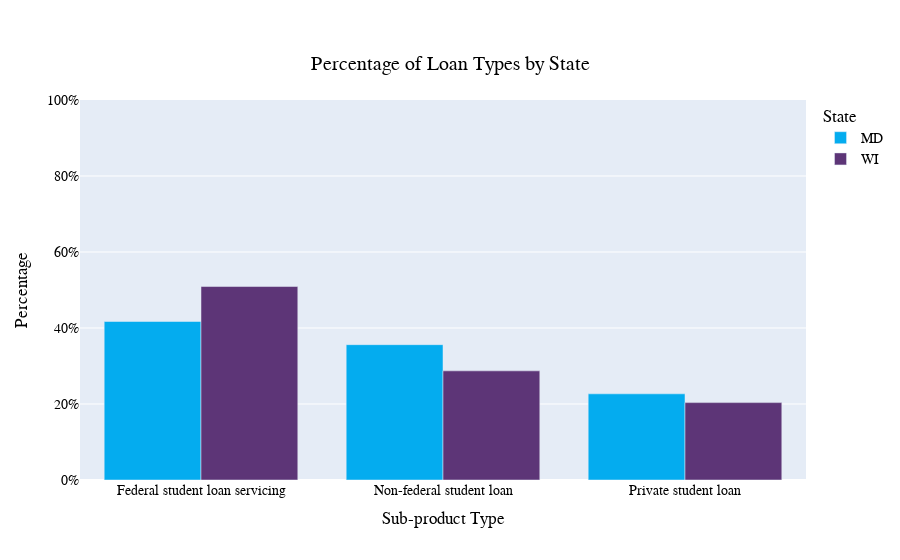

The cell this chart's notebook holds for it:
### Code cell
import plotly.graph_objects as go

fig = go.Figure()

# Assigning colors to each state
state_colors = {'MD': '#04ACEF', 'WI': '#5D3577'}

# Adding data for each state with custom colors
for state in sub_product_type.index:
    fig.add_trace(go.Bar(
        x=sub_product_type.columns,
        y=sub_product_type.loc[state],
        name=state,
        marker_color=state_colors[state]
    ))

# Updating layout with specified y-axis settings and tick format, title alignment, font, and boldness
fig.update_layout(
    title={
        'text': "Percentage of Loan Types by State",
        'y': 0.9,
        'x': 0.5,
        'xanchor': 'center',
        'yanchor': 'top'
    },
    title_font=dict(
        family="Arial",  # Specify Helvetica and fall-back fonts
        size=20,
        color="black",
    ),
    xaxis_title="Sub-product Type",
    yaxis=dict(
        title="Percentage",
        range=[0, 1],  # Assuming you want to set the range from 0 to 1 (0% to 100%)
        tickformat=".0%"  # Setting tick labels to show percentages
    ),
    barmode='group',
    legend_title="State",
    font=dict(
        family="Arial, sans-serif",  # Setting default font for all text elements
        size=14,
        color="black"
    )
)

# Show the figure
fig.show()
fig.write_html("loan_type_percent_state.html")

### Figure 1 — Plotly figure (JSON) as saved in the notebook; plotly's stock layout.template omitted (floating-point values rounded to 4 significant figures)
{"data": [{"marker": {"color": "#04ACEF"}, "name": "MD", "type": "bar", "x": ["Federal student loan servicing", "Non-federal student loan", "Private student loan"], "y": [0.4171, 0.3561, 0.2267]}, {"marker": {"color": "#5D3577"}, "name": "WI", "type": "bar", "x": ["Federal student loan servicing", "Non-federal student loan", "Private student loan"], "y": [0.5091, 0.2872, 0.2037]}], "layout": {"barmode": "group", "font": {"color": "black", "family": "Arial, sans-serif", "size": 14}, "legend": {"title": {"text": "State"}}, "title": {"font": {"color": "black", "family": "Arial", "size": 20}, "text": "Percentage of Loan Types by State", "x": 0.5, "xanchor": "center", "y": 0.9, "yanchor": "top"}, "xaxis": {"title": {"text": "Sub-product Type"}}, "yaxis": {"range": [0, 1], "tickformat": ".0%", "title": {"text": "Percentage"}}}}
